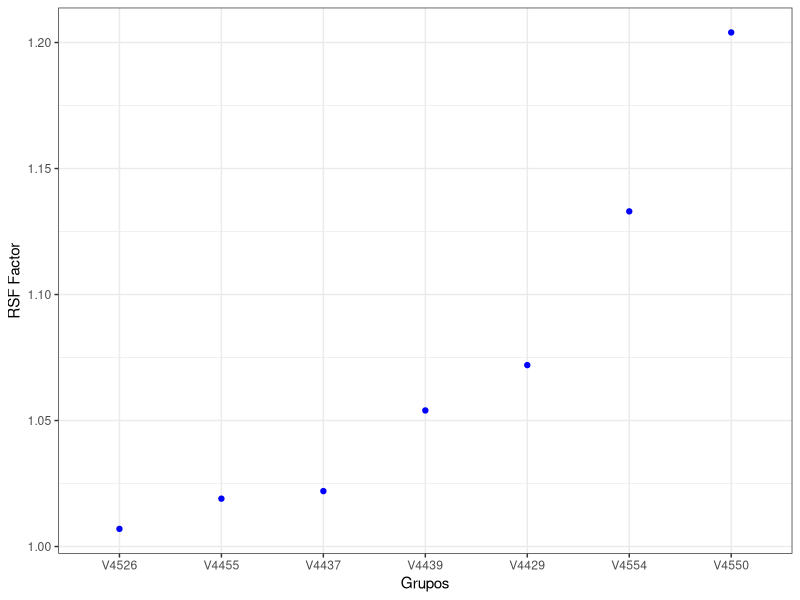

Generate this figure with R:
## ---- chunk 1
library(readxl)
rsf <- read_excel("_RSF.xlsx", range="A1:C25")
head(rsf)

## ---- chunk 2
library(dplyr)

resultado <- rsf %>% 
  group_by(Vendor_No) %>% 
  summarise(maior_valor = max(Invoice_Amount),
            segundo_maior = nth(unique(Invoice_Amount), 2, order_by = desc(unique(Invoice_Amount))),
            n = n()) %>% 
  filter(n > 1) %>% 
  mutate(rsf = round(maior_valor / segundo_maior, 3)) %>% 
  arrange(desc(rsf))

resultado

## ---- chunk 3
library(ggplot2)

resultado %>% 
    ggplot(aes(x=reorder(Vendor_No, rsf), y=rsf)) +
    geom_point(color="blue") +
    xlab("Grupos") +
    ylab("RSF Factor") +
    theme_bw()

## ---- chunk 4
rsf_factor_test <- function(df, group_column, value_column, exclude_low=FALSE){

  if(exclude_low){
    df <- df %>% filter(.data[[value_column]] > 1)
  }
  
  df %>% 
    group_by(.data[[group_column]]) %>% 
    summarise(Max_Value = max(.data[[value_column]]),
              Second_Max = nth(unique(.data[[value_column]]), 2, order_by = desc(unique(.data[[value_column]]))),
              N = n()) %>% 
    filter(N > 1) %>% 
    mutate(RSF_Factor = round(Max_Value / Second_Max, 3)) %>% 
    arrange(desc(RSF_Factor))
  
}
## ---- chunk 5
rsf_factor_test(rsf, "Vendor_No", "Invoice_Amount")
